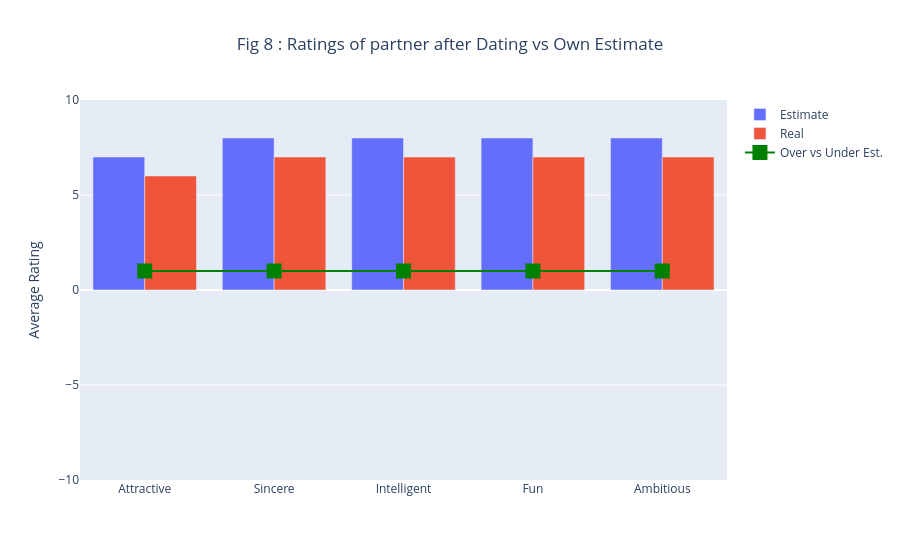

The notebook cell this image was saved under:
### Code cell
fig8=px.bar(df_predict.iloc[:,[0,1]],barmode='group',range_y=[-10,10],width=900,title='Fig 8 : Ratings of partner after Dating vs Own Estimate',color_discrete_sequence = px.colors.qualitative.Plotly)

fig8.update_layout(
    xaxis_title=None,
    yaxis_title='Average Rating',
    legend_title=None,
    title_x= 0.5)
fig8.add_trace(go.Scatter(x=df_predict.index,y=df_predict.iloc[:,2],name='Over vs Under Est.',marker_size=15,marker_symbol='square',marker_color="green"))
fig8.show()

### Figure 1 — Plotly figure (JSON) as saved in the notebook; plotly's stock layout.template omitted (floating-point values rounded to 4 significant figures)
{"data": [{"alignmentgroup": "True", "hovertemplate": "variable=Estimate<br>index=%{x}<br>value=%{y}<extra></extra>", "legendgroup": "Estimate", "marker": {"color": "#636EFA", "pattern": {"shape": ""}}, "name": "Estimate", "offsetgroup": "Estimate", "orientation": "v", "showlegend": true, "textposition": "auto", "type": "bar", "x": ["Attractive", "Sincere", "Intelligent", "Fun", "Ambitious"], "xaxis": "x", "y": [7.0, 8.0, 8.0, 8.0, 8.0], "yaxis": "y"}, {"alignmentgroup": "True", "hovertemplate": "variable=Real<br>index=%{x}<br>value=%{y}<extra></extra>", "legendgroup": "Real", "marker": {"color": "#EF553B", "pattern": {"shape": ""}}, "name": "Real", "offsetgroup": "Real", "orientation": "v", "showlegend": true, "textposition": "auto", "type": "bar", "x": ["Attractive", "Sincere", "Intelligent", "Fun", "Ambitious"], "xaxis": "x", "y": [6.0, 7.0, 7.0, 7.0, 7.0], "yaxis": "y"}, {"marker": {"color": "green", "size": 15, "symbol": "square"}, "name": "Over vs Under Est.", "type": "scatter", "x": ["Attractive", "Sincere", "Intelligent", "Fun", "Ambitious"], "y": [1.0, 1.0, 1.0, 1.0, 1.0]}], "layout": {"barmode": "group", "legend": {"title": {}, "tracegroupgap": 0}, "title": {"text": "Fig 8 : Ratings of partner after Dating vs Own Estimate", "x": 0.5}, "width": 900, "xaxis": {"anchor": "y", "domain": [0, 1], "title": {}}, "yaxis": {"anchor": "x", "domain": [0, 1], "range": [-10, 10], "title": {"text": "Average Rating"}}}}
